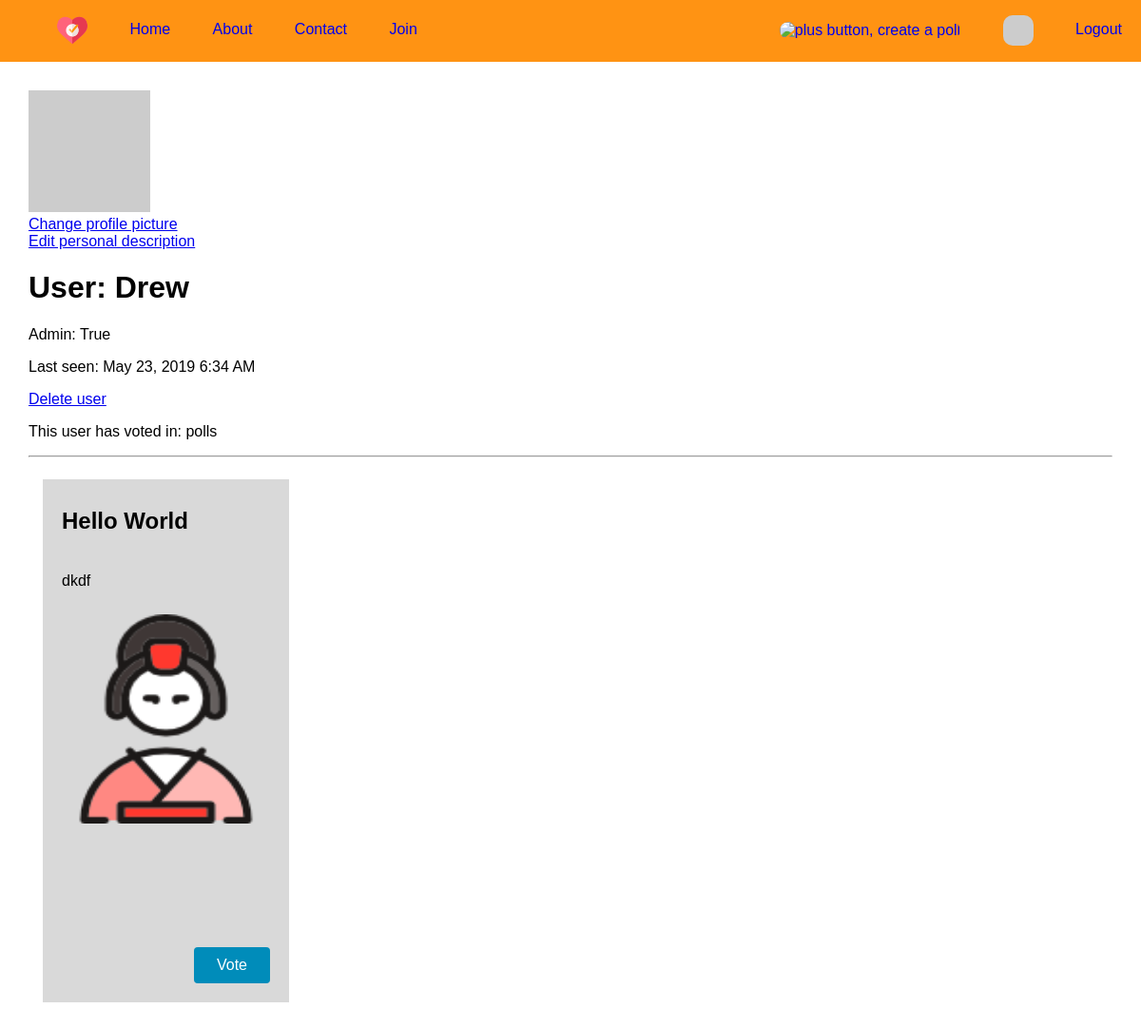
The page /user/Drew (signed in) on the database its author committed.
### app/models.py (models this page shows, shortened)
class User(UserMixin, db.Model):
    id = db.Column(db.Integer, primary_key = True)
    username = db.Column(db.String(64), index = True, unique = True)
    email = db.Column(db.String(128), index = True, unique = True, nullable = False)
    password_hash = db.Column(db.String(128), nullable = False)
    is_admin = db.Column(db.Boolean(), default = False)
    description = db.Column(db.String(240))
    confirmed = db.Column(db.Boolean(), nullable = False, default = False)
    last_seen = db.Column(db.DateTime, default = func.now())
    polls = db.relationship("Poll", backref = "author", lazy = "dynamic", cascade = "all,delete")
    votes = db.relationship("Votes", backref = "voter", lazy = "dynamic", cascade = "all,delete")
    def delete(self):
        for file in os.listdir(USER_UPLOAD_FOLDER):
            file_id = file.split(".")[0]
            if(file_id == self.username):
                path = USER_UPLOAD_FOLDER + file
                os.remove(path)
        db.session.delete(self)
        db.session.commit()
    def avatar(self, size):
        for file in os.listdir(USER_UPLOAD_FOLDER):
            file_id = file.split(".")[0]
            if(file_id == self.username):
                return(url_for("static", filename = "user-images/" + file))
        digest = md5(self.email.lower().encode("utf-8")).hexdigest()
        return(("https://www.gravatar.com/avatar/{}?d=retro&s={}").format(digest, size))
    def get_admin(self):
        return(self.is_admin)

class Poll(db.Model):
    id = db.Column(db.Integer, primary_key = True)
    title = db.Column(db.String(64), nullable = False)
    user_id = db.Column(db.Integer, db.ForeignKey("user.id", onupdate = "CASCADE", ondelete = "CASCADE"))
    description = db.Column(db.String(240))
    create_date = db.Column(db.DateTime, index = True, server_default = func.now())
    expiry_date = db.Column(db.DateTime, index = True, nullable = False, default = datetime.utcnow() + timedelta(days = 30))
    option_limit = db.Column(db.Integer, nullable = False, default = -1)
    poll_votes = db.relationship("Votes", backref = "poll", lazy = "dynamic", cascade = "all,delete")
    poll_options = db.relationship("Responses", backref = "poll", lazy = "dynamic", cascade = "all,delete")
    def delete(self):
        for file in os.listdir(POLL_UPLOAD_FOLDER):
            file_id = file.split(".")[0]
            if(file_id == self.id):
                path = POLL_UPLOAD_FOLDER + file
                os.remove(path)
        db.session.delete(self)
        db.session.commit()
    def get_display_picture(self):
        for file in os.listdir(POLL_UPLOAD_FOLDER):
            file_id = file.split(".")[0]
            if(file_id == str(self.id)):
                return(url_for("static", filename = "poll-images/" + file))
        return(url_for("static", filename = "images/ballot-box.png"))

### app/routes.py (the view)
@app.route('/user/<username>')
@login_required
def user(username):
    user = User.query.filter_by(username=username).first_or_404()
    polls = Poll.query.filter_by(user_id = user.id)
    return render_template('user.html', user=user, polls = polls)

### app/models.py (called while the page is built)
@login.user_loader
def user_loader(id):
    return(User.query.get(int(id)))

### app/routes.py (called while the page is built)
@app.context_processor
def get_allowed_files():
    return(dict(allowed_files = ALLOWED_FILES))

@app.before_request
def before_request():
    if(current_user.is_authenticated):
        current_user.last_seen = datetime.utcnow()
        db.session.commit()

### app/templates/user.html (shortened to what this page needs)
{% extends "base.html" %}
{% block content %}
    <img src = "{{user.avatar(128)}}" style = "width:128px; height:128px;" alt = "user avatar" />
    <br>
    {% if user == current_user %}
        <a href = "{{ url_for('upload') }}">Change profile picture</a>
        <br>
        <a href = "{{ url_for('edit_profile') }}">Edit personal description</a>
    {% endif %}
    <h1>User: {{ user.username }}</h1>
    <p>Admin: {{user.get_admin()}}</p>
    {% if user.last_seen %}
        <p> Last seen: {{ moment(user.last_seen).format("LLL") }}</p>
    {% endif %}
    {% if user.id == current_user.id or current_user.get_admin() %}
        <a href = "{{url_for('delete_user', id = user.id) }}">Delete user</a>
    {% endif %}
    <p>This user has voted in:  polls</p>
    <hr>
    <div class = "container">
            <div class = "grid-row">
    {% for poll in user.polls %}
            {% include "_poll.html"  %}
    {% endfor %}
        </div>
    </div>
{% endblock %}

### app/templates/_poll.html
<div class = "grid-item">
    <h2 class = "grid-title">{{ poll.title }}</h2>
    <p class = "grid-text">{{ poll.description }}</p>
    <img src = "{{ poll.get_display_picture() }}" alt = "Poll display photo" class = "grid-image">
    <a href = "{{url_for('poll', id = poll.id)}}" class = "grid-button">Vote</a>
</div>

### app/static/style/common.css (style rules this page uses)
body { margin: 0; padding: 0; font-family: sans-serif; padding: 30px; margin-top: 65px; }

### app/static/style/polls-home.css (style rules this page uses)
.container { max-width: 1335px; }
.grid-row { display: flex; flex-flow: row wrap; justify-content: flex-start; }
.grid-item { height: 550px; flex-basis: 20%; min-width: 259px; position: relative; padding: 10px; padding: 0px; box-sizing: border-box; margin: 15px 15px; background-color: #d9d9d9; }
.grid-image { width: 100%; height: 40%; }
.grid-button { background-color: #008CBA; text-decoration: none; appearance: button; font-size: 16px; padding: 10px 24px; border-radius: 4px; color: white; position: absolute; bottom: 0; right: 0; margin: 20px; }
.grid-text, .grid-title { padding: 10px 20px; text-align: justify; }

### rows shown on the page
User: username "Drew", get_admin "True", last_seen "May 23, 2019 6:34 AM"
Poll: title "Hello World", description "dkdf"
